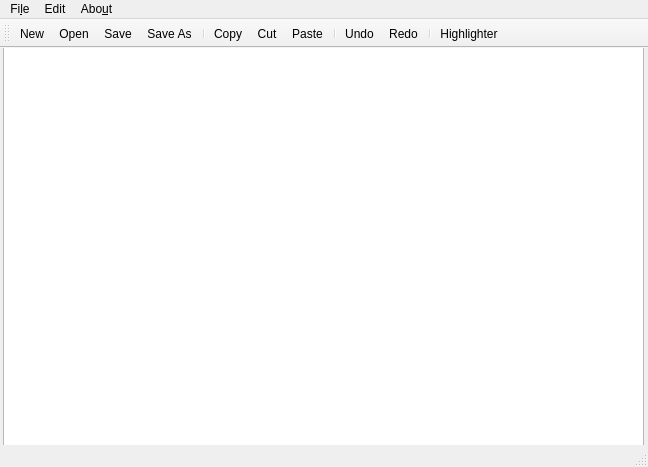
<?xml version="1.0" encoding="UTF-8"?>
<ui version="4.0">
 <class>MainWindow</class>
 <widget class="QMainWindow" name="MainWindow">
  <property name="geometry">
   <rect>
    <x>0</x>
    <y>0</y>
    <width>648</width>
    <height>467</height>
   </rect>
  </property>
  <property name="windowTitle">
   <string>MainWindow</string>
  </property>
  <property name="iconSize">
   <size>
    <width>20</width>
    <height>20</height>
   </size>
  </property>
  <widget class="QWidget" name="centralWidget">
   <widget class="QTextEdit" name="textEdit">
    <property name="geometry">
     <rect>
      <x>3</x>
      <y>-1</y>
      <width>641</width>
      <height>401</height>
     </rect>
    </property>
    <property name="lineWrapMode">
     <enum>QTextEdit::NoWrap</enum>
    </property>
   </widget>
  </widget>
  <widget class="QMenuBar" name="menuBar">
   <property name="geometry">
    <rect>
     <x>0</x>
     <y>0</y>
     <width>648</width>
     <height>20</height>
    </rect>
   </property>
   <widget class="QMenu" name="menuFile">
    <property name="title">
     <string>Fi&amp;le</string>
    </property>
    <addaction name="actionNew"/>
    <addaction name="actionOpen"/>
    <addaction name="actionSave"/>
    <addaction name="actionSave_As"/>
    <addaction name="separator"/>
    <addaction name="actionClose"/>
   </widget>
   <widget class="QMenu" name="menuEdit">
    <property name="title">
     <string>Edit</string>
    </property>
    <addaction name="actionFull_Screen"/>
    <addaction name="separator"/>
    <addaction name="actionCopy"/>
    <addaction name="actionCut"/>
    <addaction name="actionPaste"/>
    <addaction name="separator"/>
    <addaction name="actionUndo"/>
    <addaction name="actionRedo"/>
    <addaction name="separator"/>
    <addaction name="actionHighlighter"/>
    <addaction name="separator"/>
    <addaction name="actionPreferences"/>
    <addaction name="separator"/>
   </widget>
   <widget class="QMenu" name="menuAbout">
    <property name="title">
     <string>Abo&amp;ut</string>
    </property>
    <addaction name="actionHelp"/>
    <addaction name="actionAbout"/>
   </widget>
   <addaction name="menuFile"/>
   <addaction name="menuEdit"/>
   <addaction name="menuAbout"/>
  </widget>
  <widget class="QToolBar" name="mainToolBar">
   <attribute name="toolBarArea">
    <enum>TopToolBarArea</enum>
   </attribute>
   <attribute name="toolBarBreak">
    <bool>false</bool>
   </attribute>
   <addaction name="actionNew"/>
   <addaction name="actionOpen"/>
   <addaction name="actionSave"/>
   <addaction name="actionSave_As"/>
   <addaction name="separator"/>
   <addaction name="actionCopy"/>
   <addaction name="actionCut"/>
   <addaction name="actionPaste"/>
   <addaction name="separator"/>
   <addaction name="actionUndo"/>
   <addaction name="actionRedo"/>
   <addaction name="separator"/>
   <addaction name="actionHighlighter"/>
  </widget>
  <widget class="QStatusBar" name="statusBar"/>
  <action name="actionNew">
   <property name="icon">
    <iconset>
     <normalon>:/Resources/newFileIcon.png</normalon>
    </iconset>
   </property>
   <property name="text">
    <string>&amp;New</string>
   </property>
   <property name="shortcut">
    <string>Ctrl+N</string>
   </property>
  </action>
  <action name="actionOpen">
   <property name="icon">
    <iconset>
     <normalon>:/Resources/openFileIcon.png</normalon>
    </iconset>
   </property>
   <property name="text">
    <string>&amp;Open</string>
   </property>
   <property name="toolTip">
    <string>Open document</string>
   </property>
   <property name="shortcut">
    <string>Ctrl+O</string>
   </property>
  </action>
  <action name="actionSave">
   <property name="icon">
    <iconset>
     <normalon>:/Resources/saveFileIcon.png</normalon>
    </iconset>
   </property>
   <property name="text">
    <string>&amp;Save</string>
   </property>
   <property name="toolTip">
    <string>Save document</string>
   </property>
   <property name="shortcut">
    <string>Ctrl+S</string>
   </property>
  </action>
  <action name="actionSave_As">
   <property name="icon">
    <iconset>
     <normalon>:/Resources/saveAsIcon.png</normalon>
    </iconset>
   </property>
   <property name="text">
    <string>Sa&amp;ve As...</string>
   </property>
   <property name="toolTip">
    <string>Save document as</string>
   </property>
   <property name="shortcut">
    <string>Ctrl+Shift+S</string>
   </property>
  </action>
  <action name="actionClose">
   <property name="text">
    <string>&amp;Close</string>
   </property>
   <property name="shortcut">
    <string>Esc</string>
   </property>
  </action>
  <action name="actionCopy">
   <property name="icon">
    <iconset>
     <normalon>:/Resources/copyIcon.png</normalon>
    </iconset>
   </property>
   <property name="text">
    <string>&amp;Copy</string>
   </property>
   <property name="toolTip">
    <string>Copy selected text</string>
   </property>
   <property name="shortcut">
    <string>Ctrl+C</string>
   </property>
  </action>
  <action name="actionCut">
   <property name="icon">
    <iconset>
     <normalon>:/Resources/cutIcon.png</normalon>
    </iconset>
   </property>
   <property name="text">
    <string>Cut</string>
   </property>
   <property name="toolTip">
    <string>Cut selected text</string>
   </property>
   <property name="shortcut">
    <string>Ctrl+X</string>
   </property>
  </action>
  <action name="actionPaste">
   <property name="icon">
    <iconset>
     <normalon>:/Resources/pasteIcon.png</normalon>
    </iconset>
   </property>
   <property name="text">
    <string>&amp;Paste</string>
   </property>
   <property name="toolTip">
    <string>Paste selected text</string>
   </property>
   <property name="shortcut">
    <string>Ctrl+V</string>
   </property>
  </action>
  <action name="actionUndo">
   <property name="icon">
    <iconset>
     <normalon>:/Resources/undoIcon.png</normalon>
    </iconset>
   </property>
   <property name="text">
    <string>&amp;Undo</string>
   </property>
   <property name="toolTip">
    <string>Undo last action</string>
   </property>
   <property name="shortcut">
    <string>Ctrl+Z</string>
   </property>
  </action>
  <action name="actionRedo">
   <property name="icon">
    <iconset>
     <normalon>:/Resources/redoIcon.png</normalon>
    </iconset>
   </property>
   <property name="text">
    <string>&amp;Redo</string>
   </property>
   <property name="toolTip">
    <string>Redo last action</string>
   </property>
   <property name="shortcut">
    <string>Ctrl+R</string>
   </property>
  </action>
  <action name="actionPreferences">
   <property name="text">
    <string>Pr&amp;eferences...</string>
   </property>
   <property name="shortcut">
    <string>Ctrl+P</string>
   </property>
  </action>
  <action name="actionchangeFont">
   <property name="text">
    <string>Font</string>
   </property>
   <property name="shortcut">
    <string>Ctrl+Shift+F</string>
   </property>
  </action>
  <action name="actionHighlighter">
   <property name="icon">
    <iconset>
     <normalon>:/Resources/highlighterIcon.png</normalon>
    </iconset>
   </property>
   <property name="text">
    <string>&amp;Highlighter</string>
   </property>
   <property name="shortcut">
    <string>Ctrl+H</string>
   </property>
  </action>
  <action name="actionFull_Screen">
   <property name="checkable">
    <bool>true</bool>
   </property>
   <property name="text">
    <string>&amp;Full Screen</string>
   </property>
   <property name="shortcut">
    <string>Ctrl+F</string>
   </property>
  </action>
  <action name="actionHelp">
   <property name="text">
    <string>Help...</string>
   </property>
  </action>
  <action name="actionAbout">
   <property name="text">
    <string>About...</string>
   </property>
  </action>
 </widget>
 <layoutdefault spacing="6" margin="11"/>
 <resources/>
 <connections>
  <connection>
   <sender>actionCopy</sender>
   <signal>triggered()</signal>
   <receiver>textEdit</receiver>
   <slot>copy()</slot>
   <hints>
    <hint type="sourcelabel">
     <x>-1</x>
     <y>-1</y>
    </hint>
    <hint type="destinationlabel">
     <x>323</x>
     <y>254</y>
    </hint>
   </hints>
  </connection>
  <connection>
   <sender>actionCut</sender>
   <signal>triggered()</signal>
   <receiver>textEdit</receiver>
   <slot>cut()</slot>
   <hints>
    <hint type="sourcelabel">
     <x>-1</x>
     <y>-1</y>
    </hint>
    <hint type="destinationlabel">
     <x>323</x>
     <y>254</y>
    </hint>
   </hints>
  </connection>
  <connection>
   <sender>actionPaste</sender>
   <signal>triggered()</signal>
   <receiver>textEdit</receiver>
   <slot>paste()</slot>
   <hints>
    <hint type="sourcelabel">
     <x>-1</x>
     <y>-1</y>
    </hint>
    <hint type="destinationlabel">
     <x>323</x>
     <y>254</y>
    </hint>
   </hints>
  </connection>
  <connection>
   <sender>actionUndo</sender>
   <signal>triggered()</signal>
   <receiver>textEdit</receiver>
   <slot>undo()</slot>
   <hints>
    <hint type="sourcelabel">
     <x>-1</x>
     <y>-1</y>
    </hint>
    <hint type="destinationlabel">
     <x>323</x>
     <y>254</y>
    </hint>
   </hints>
  </connection>
  <connection>
   <sender>actionRedo</sender>
   <signal>triggered()</signal>
   <receiver>textEdit</receiver>
   <slot>redo()</slot>
   <hints>
    <hint type="sourcelabel">
     <x>323</x>
     <y>254</y>
    </hint>
    <hint type="destinationlabel">
     <x>323</x>
     <y>254</y>
    </hint>
   </hints>
  </connection>
 </connections>
</ui>
